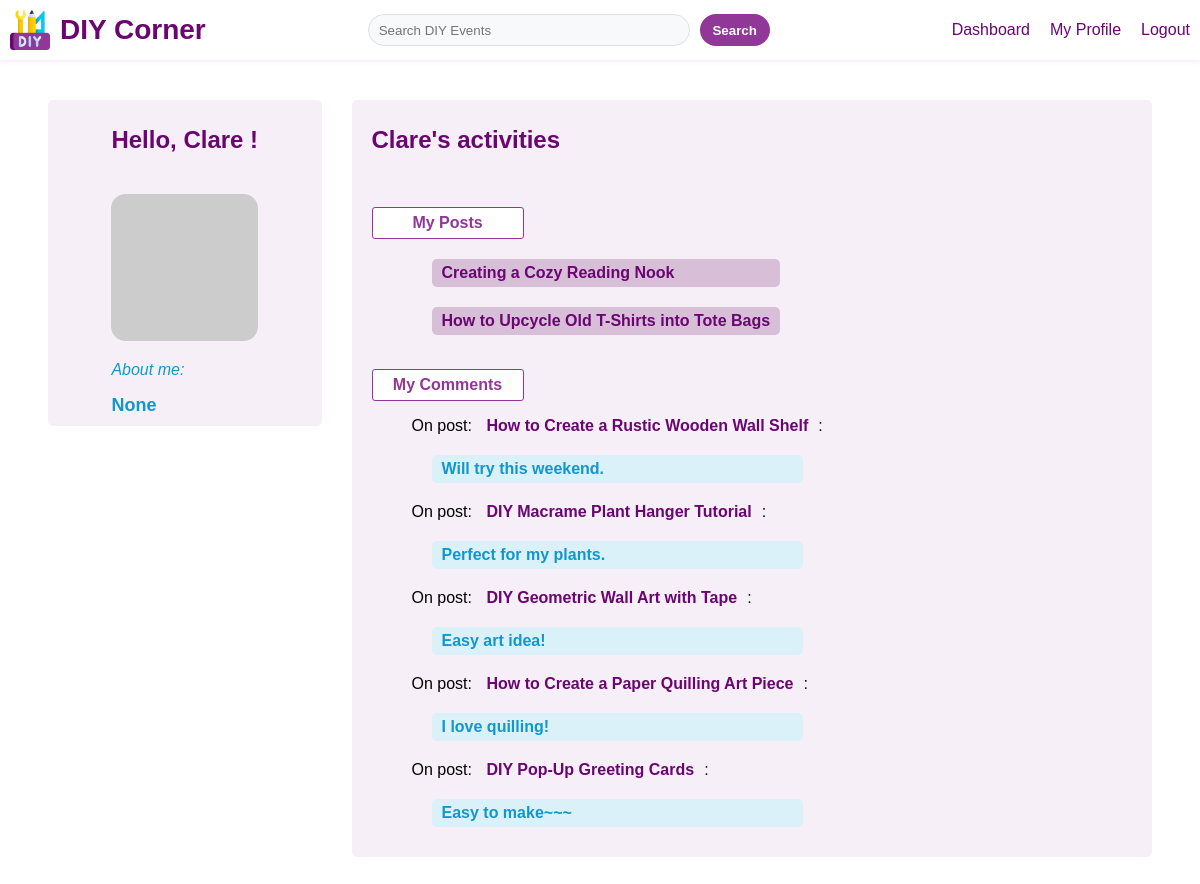
Screenshot of /profile/3 (signed in) with the database file from the repository.
### app/models.py (models this page shows, shortened)
class User(db.Model, UserMixin):
    __tablename__ = 'user'
    id = db.Column(db.Integer, primary_key=True, autoincrement=True)
    username = db.Column(db.String(50), nullable=False)
    password_hash = db.Column(db.String(128), nullable=False)
    about_me = db.Column(db.Text, nullable=True)
    last_seen = db.Column(db.DateTime, nullable=False, default=datetime.now)
    def get_id(self):
        return self.id
    def avatar(self, size):
        digest = md5(self.username.lower().encode('utf-8')).hexdigest()
        return f'https://www.gravatar.com/avatar/{digest}?d=identicon&s={size}'

class Post(db.Model):
    __tablename__ = 'post'
    id = db.Column(db.Integer, primary_key=True, autoincrement=True)
    title = db.Column(db.String(100), nullable=False)
    content = db.Column(db.Text, nullable=False)
    date_posted = db.Column(db.DateTime, nullable=False, default=datetime.now)
    user_id = db.Column(db.Integer, db.ForeignKey('user.id'), nullable=False)
    author = db.relationship('User', backref=db.backref('post'))

class Comment(db.Model):
    __tablename__ = 'comment'
    id = db.Column(db.Integer, primary_key=True, autoincrement=True)
    content = db.Column(db.Text, nullable=False)
    date_posted = db.Column(db.DateTime, nullable=False, default=datetime.now)
    user_id = db.Column(db.Integer, db.ForeignKey('user.id'), nullable=False)
    post_id = db.Column(db.Integer, db.ForeignKey('post.id'), nullable=False)
    author = db.relationship('User', backref=db.backref('comment'))
    post = db.relationship('Post', backref=db.backref('comment', order_by=id))

### app/routes.py (the view)
@main.route('/profile/<int:user_id>', methods=['GET', 'POST'])
@login_required
def profile(user_id):
    user = User.query.get_or_404(user_id)
    posts = Post.query.filter_by(author=user).all()
    comments = Comment.query.filter_by(author=user).all()
    editprofile_form = EditProfileForm()
    if request.method == 'POST' and editprofile_form.validate_on_submit():
        if user == current_user:
            current_user.about_me = editprofile_form.about_me.data
            db.session.commit()
            flash('Your changes have been saved.')
            return redirect(url_for('main.profile', user_id=current_user.id))
    elif request.method == 'GET' and user == current_user:
        editprofile_form.about_me.data = current_user.about_me
    return render_template('profile.html', user=user, posts=posts, comments=comments, form=editprofile_form)

### app/forms.py
class EditProfileForm(FlaskForm):
    about_me = TextAreaField('About me', validators=[Length(min=0, max=140)])
    submit = SubmitField('Edit profile')

### app/models.py (called while the page is built)
@login.user_loader
def get_user(id):
    return User.query.get(int(id))

### app/templates/profile.html (shortened to what this page needs)
{% extends "base.html" %}
{% block content %}
<div class="profile-container">
    <div class="profile-left">
        <div>
            <h1>Hello, {{ user.username }} !</h1>
            <img src="{{ user.avatar(128) }}" alt="Avatar" class="profile-avatar">
            <p class="aboutme-label">About me:</p>
            <span id="about-me-text">{{ user.about_me }}</span>
        </div>
    </div>
    <div class="profile-right">
        <h1>{{ user.username }}'s activities</h1>
        <div>
            <h2>My Posts</h2>
            <ul>
                {% for post in posts %}
                <li><a href="{{ url_for('main.details', post_id=post.id) }}" class="post-link">{{ post.title }}</a></li>
                {% endfor %}
            </ul>
        </div>
        <div>
            <h2>My Comments</h2>
            <ul>
                {% for comment in comments %}
                <li>On post: <a href="{{ url_for('main.details', post_id=comment.post_id) }}" class="post-title-link">{{ comment.post.title }}</a>: <br>
                    <p class="comment-text">{{ comment.content }}</p>
                </li>
                {% endfor %}
            </ul>
        </div>
    </div>
</div>
{% endblock %}

### app/static/css/base.css (style rules this page uses)
* { list-style: none; text-decoration: none; font-family: Verdana, sans-serif; }

### app/static/css/index.css (style rules this page uses)
* { list-style: none; text-decoration: none; }

### app/static/css/dashboard.css (style rules this page uses)
* { list-style: none; text-decoration: none; }

### app/static/css/details.css (style rules this page uses)
* { list-style: none; text-decoration: none; }

### app/static/css/forms.css (style rules this page uses)
* { list-style: none; text-decoration: none; }

### app/static/css/profile.css (style rules this page uses)
* { list-style: none; text-decoration: none; }
.profile-container { display: flex; align-items: flex-start; height: auto; margin: 20px; padding: 80px 20px; gap: 30px; }
.profile-left { display: flex; flex-direction: column; align-items: center; position: sticky; top: 100px; flex:1; width: 25%; height: auto; padding: 10px; background-color: #f6eff7; border-radius: 5px; box-sizing: border-box; }
.profile-right { flex:3; width: 75%; display: flex; flex-direction: column; align-items: flex-start; padding: 10px 20px; background-color: #f6eff7; border-radius: 5px; box-sizing: border-box; }
.profile-container h1 { font-size: 24px; color: #6a0572; font-weight: 800; text-align: center; margin-bottom: 40px; }
.profile-avatar { width: 100%; height: auto; border-radius: 10%; }
.aboutme-label { font-size: 16px; color: #1297cc; font-style: italic; font-weight: 500; text-align: left; }
.profile-left span { display: flex; text-align: left; font-size: 18px; color: #1297cc; font-weight: 600; }
.profile-right h2 { width: 150px; height: 30px; font-size: 16px; background-color: white; border: 1px solid #913798; color: #913798; border-radius: 3px; font-weight: 600; display: flex; justify-content: center; align-items: center; text-align: center; margin-bottom: 10px; }
.post-link { display: flex; flex-direction: column; font-size: 16px; font-weight: bold; background-color: thistle; border-radius: 5px; margin: 20px; padding: 5px 10px; row-gap: 10px; color: #6a0572; }
.post-title-link { font-size: 16px; font-weight: bold; padding: 5px 10px; color: #6a0572; }
.comment-text { display: flex; flex-direction: column; font-size: 16px; font-weight: bold; background-color: #daf1fa; border-radius: 5px; margin: 20px; padding: 5px 10px; row-gap: 10px; color: #1297cc; }

### rows the page displays
User: username "Clare", about_me "None"
Post: title "Creating a Cozy Reading Nook"
Post: title "How to Upcycle Old T-Shirts into Tote Bags"
Comment: post "How to Create a Rustic Wooden Wall Shelf", content "Will try this weekend."
Comment: post "DIY Macrame Plant Hanger Tutorial", content "Perfect for my plants."
Comment: post "DIY Geometric Wall Art with Tape", content "Easy art idea!"
Comment: post "How to Create a Paper Quilling Art Piece", content "I love quilling!"
Comment: post "DIY Pop-Up Greeting Cards", content "Easy to make~~~"
